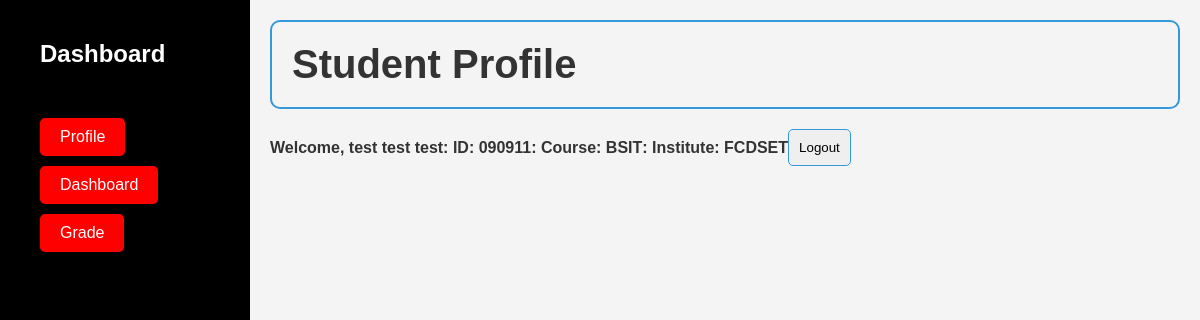
Screenshot of /integrative/student/profile.php (signed in) with the database file from the repository.
### tables this page shows
CREATE TABLE `students` (
  `id` varchar(100) NOT NULL,
  `lastname` varchar(100) NOT NULL,
  `firstname` varchar(100) NOT NULL,
  `middlename` varchar(100) NOT NULL,
  `dateofbirth` varchar(100) NOT NULL,
  `gender` varchar(100) NOT NULL,
  `province` varchar(100) NOT NULL,
  `municipality` varchar(100) NOT NULL,
  `barangay` varchar(100) NOT NULL,
  `zipcode` varchar(100) NOT NULL,
  `contactnumber` varchar(100) NOT NULL,
  `institute` varchar(100) NOT NULL,
  `course` varchar(100) NOT NULL,
  `nameofguardian` varchar(100) NOT NULL,
  `number` varchar(100) NOT NULL,
  `address` varchar(100) NOT NULL
);

### integrative/student/profile.php (the view, shortened to what this page needs)
<?php
include(__DIR__ . "/partial/header.php");
include(__DIR__ . "/partial/nav.php");
?>
<?php
if (isset($_SESSION["student_id"])) {
    require_once "../login/database.php";
    $student_id = $_SESSION["student_id"];
    $query = $conn->prepare("SELECT id, firstname, lastname, middlename, course, institute FROM students WHERE id = ?");
    $query->bind_param("s", $student_id);
    $query->execute();
    $query->store_result();
    if ($query->num_rows > 0) {
        $query->bind_result($id, $firstname, $lastname, $middlename, $course, $institute);
        ?>
        <div class="content">
            <h1>Student Profile</h1>
            <div class="course-content">
                <label>Welcome, <?php echo $firstname . " " . $middlename . " " . $lastname; ?></label>
                <label> : ID: <?php echo $id; ?></label>
                <label> : Course: <?php echo $course; ?></label>
                <label> : Institute: <?php echo $institute; ?></label>
                <form method="post" action="logout.student.php">
                    <input type="submit" name="logout" value="Logout" onclick="return confirmLogout();">
                </form>
            </div>
        </div>
        <?php
    } else {
        echo "Error: Student data not found.";
    }
} else {
    header("location: login.student.php");
    exit();
}
?>
<?php
include(__DIR__ . "/partial/footer.php");
?>

### integrative/student/style.dashboard.css (style rules this page uses)
body, h1, h2, ul, li { margin: 0; padding: 0; }
body { font-family: "Arial", sans-serif; }
body { background-color: #f4f4f4; color: #333; }
h1 { font-size: 40px; text-align: left; border: 2px solid #3498db; padding: 20px; border-radius: 10px; margin-bottom: 20px; }
.content { margin-left: 250px; flex-grow: 1; padding: 20px; box-sizing: border-box; }
.course-content { display: flex; flex-direction: row; align-items: start; margin-top: 20px; }
input { width: 100%; padding: 10px; margin-bottom: 10px; border: 1px solid #3498db; border-radius: 5px; box-sizing: border-box; }
label { display: block; margin-top: 10px; font-weight: bold; }

### rows the page displays
students: firstname "test", middlename "test", lastname "test", id "090911", course "BSIT", institute "FCDSET"
